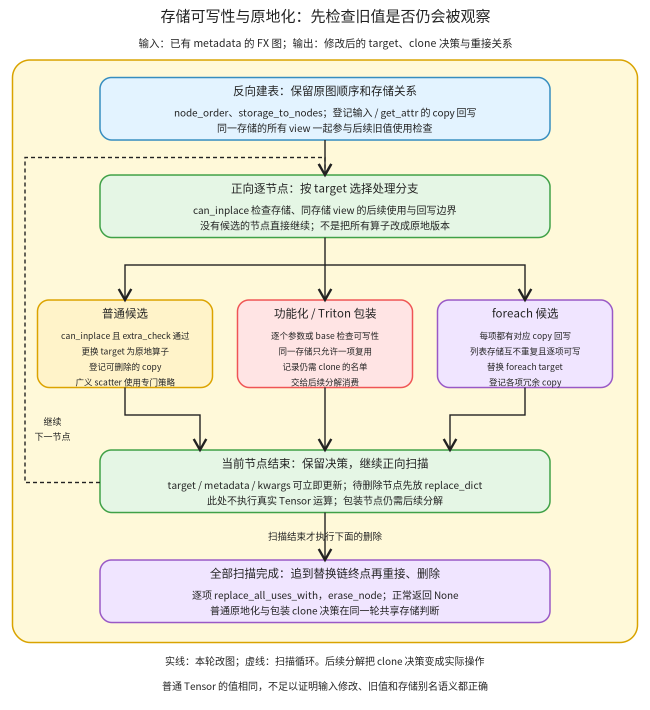
#> input picture torch/compile/inductor/assets/reinplace-storage.png, 1300 x 1420 px (shown at 1/2 size)
$ python reinplace_storage_flow.py
#> lines starting #> are read from the running program, lines starting #| are printed output that depends on the picture
"""原地化核心：反向建表、正向决策、扫描后统一删除。"""
from pathlib import Path
from html import escape
import cairosvg
from PIL import Image,ImageOps
P=Path(__file__).resolve().parent
W,H=1300,1420
a=[f'<svg xmlns="http://www.w3.org/2000/svg" width="{W}" height="{H}" viewBox="0 0 {W} {H}"><defs><marker id="arr" markerWidth="9" markerHeight="9" refX="7" refY="4" orient="auto"><path d="M0 0 L7 4 L0 8" fill="none" stroke="#222" stroke-width="1.5"/></marker></defs><rect width="1300" height="1420" fill="white"/><g font-family="Noto Sans CJK SC,sans-serif" fill="#222">']
def t(x,y,s,z=20):a.append(f'<text x="{x}" y="{y}" text-anchor="middle" font-size="{z}">{escape(s)}</text>')
def b(x,y,w,h,title,lines,fill,stroke,z=20):
 a.append(f'<rect x="{x}" y="{y}" width="{w}" height="{h}" rx="23" fill="{fill}" stroke="{stroke}" stroke-width="3"/>');t(x+w/2,y+35,title,23)
 for j,s in enumerate(lines):t(x+w/2,y+78+j*31,s,z)
def e(d,dash=False):a.append(f'<path d="{d}" fill="none" stroke="#222" stroke-width="2.8" marker-end="url(#arr)"'+(' stroke-dasharray="8 6"' if dash else '')+'/>')
t(650,43,'存储可写性与原地化：先检查旧值是否仍会被观察',30)
t(650,94,'输入：已有 metadata 的 FX 图；输出：修改后的 target、clone 决策与重接关系',21)
a.append('<rect x="25" y="120" width="1250" height="1165" rx="35" fill="#fff9d9" stroke="#d9a300" stroke-width="3"/>')
b(200,155,900,125,'反向建表：保留原图顺序和存储关系',['node_order、storage_to_nodes；登记输入 / get_attr 的 copy 回写','同一存储的所有 view 一起参与后续旧值使用检查'],'#e3f3ff','#368dc0')
b(200,350,900,125,'正向逐节点：按 target 选择处理分支',['can_inplace 检查存储、同存储 view 的后续使用与回写边界','没有候选的节点直接继续；不是把所有算子改成原地版本'],'#e5f6e5','#40a147')
b(75,600,350,175,'普通候选',['can_inplace 且 extra_check 通过','更换 target 为原地算子','登记可删除的 copy','广义 scatter 使用专门策略'],'#fff3c9','#dca300',17)
b(475,600,350,175,'功能化 / Triton 包装',['逐个参数或 base 检查可写性','同一存储只允许一项复用','记录仍需 clone 的名单','交给后续分解消费'],'#ffe4e4','#ef5555',17)
b(875,600,350,175,'foreach 候选',['每项都有对应 copy 回写','列表存储互不重复且逐项可写','替换 foreach target','登记各项冗余 copy'],'#f0e5ff','#9959c6',17)
b(200,900,900,125,'当前节点结束：保留决策，继续正向扫描',['target / metadata / kwargs 可立即更新；待删除节点先放 replace_dict','此处不执行真实 Tensor 运算；包装节点仍需后续分解'],'#e5f6e5','#40a147')
b(200,1120,900,125,'全部扫描完成：追到替换链终点再重接、删除',['逐项 replace_all_uses_with，erase_node；正常返回 None','普通原地化与包装 clone 决策在同一轮共享存储判断'],'#f0e5ff','#9959c6')
e('M650 280 V350');e('M650 475 V530 H250 V600');e('M650 530 V600');e('M650 530 H1050 V600')
e('M250 775 V830 H400 V900');e('M650 775 V900');e('M1050 775 V830 H900 V900')
e('M200 965 H50 V315 H650 V350',True);t(105,850,'继续',18);t(105,880,'下一节点',18)
e('M650 1025 V1120');t(650,1080,'扫描结束才执行下面的删除',19)
t(650,1330,'实线：本轮改图；虚线：扫描循环。后续分解把 clone 决策变成实际操作',20)
t(650,1380,'普通 Tensor 的值相同，不足以证明输入修改、旧值和存储别名语义都正确',20)
a.append('</g></svg>');svg=''.join(a);(P/'reinplace-storage.svg').write_text(svg);cairosvg.svg2png(bytestring=svg.encode(),write_to=str(P/'reinplace-storage.png'))
#> (this line was passed over: cairosvg is not available in this run)
im=Image.open(P/'reinplace-storage.png').convert('RGB');im.thumbnail((850,1000));gray=ImageOps.grayscale(im).convert('RGB');canvas=Image.new('RGB',(im.width*2,im.height),'white');canvas.paste(im,(0,0));canvas.paste(gray,(im.width,0));canvas.save(P/'reinplace-storage-review.png')
#> further down, im is the input picture: PIL image 1300x1420 RGB; mean R, G, B 238.2, 236.1, 220.8
#> after `im.thumbnail((850, 1000))`:
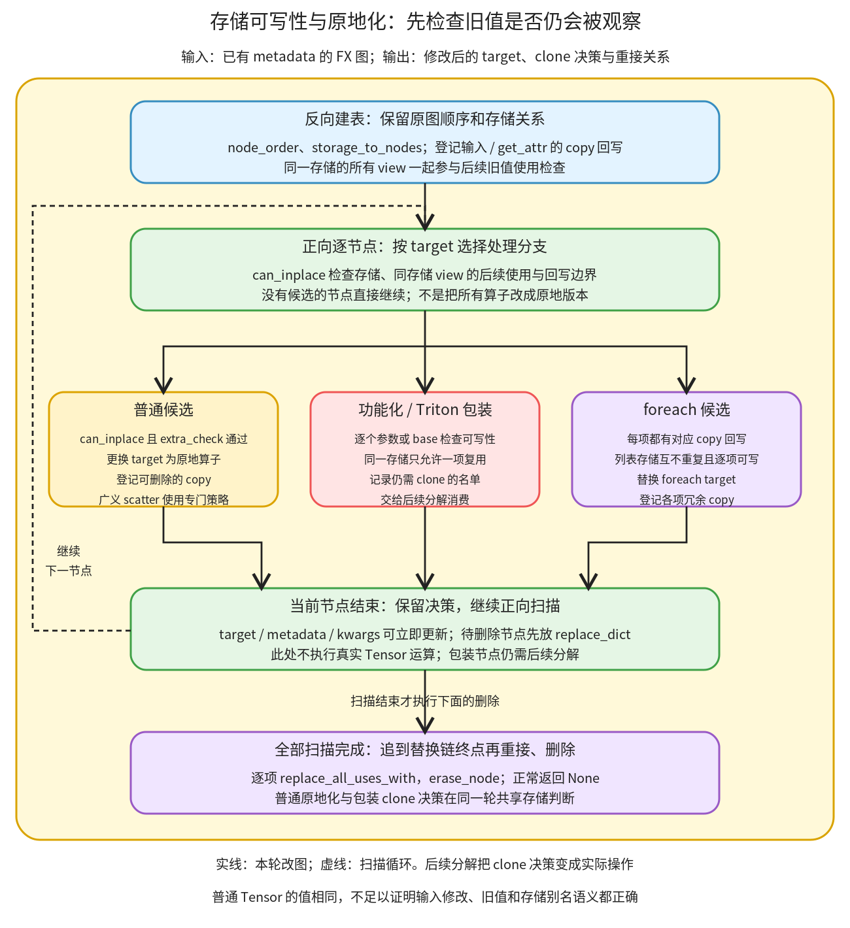
#> im: PIL image 850x928 RGB; mean R, G, B 238.1, 236.1, 220.7
#> after `gray = ImageOps.grayscale(im).convert('RGB')`:
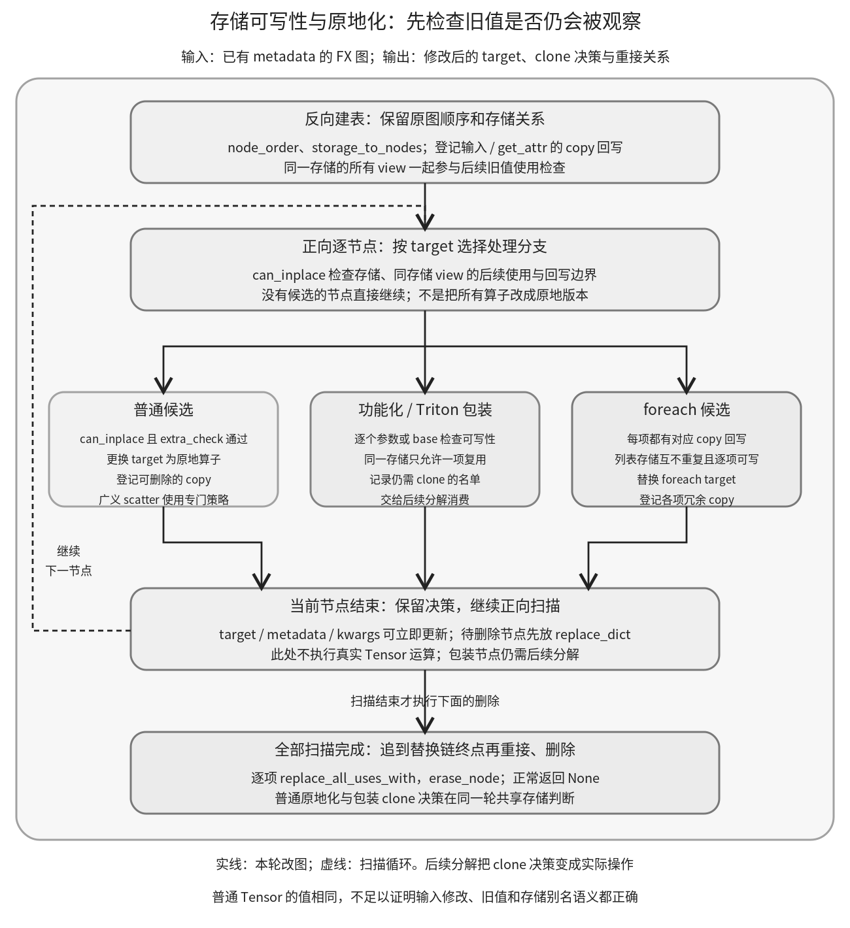
#> gray: PIL image 850x928 RGB; min 10, max 255, mean 234.9
#> after `canvas = Image.new('RGB', (im.width * 2, im.height), 'white')`: canvas: PIL image 1700x928 RGB; every value is 255
#> after `canvas.paste(im, (0, 0))`:
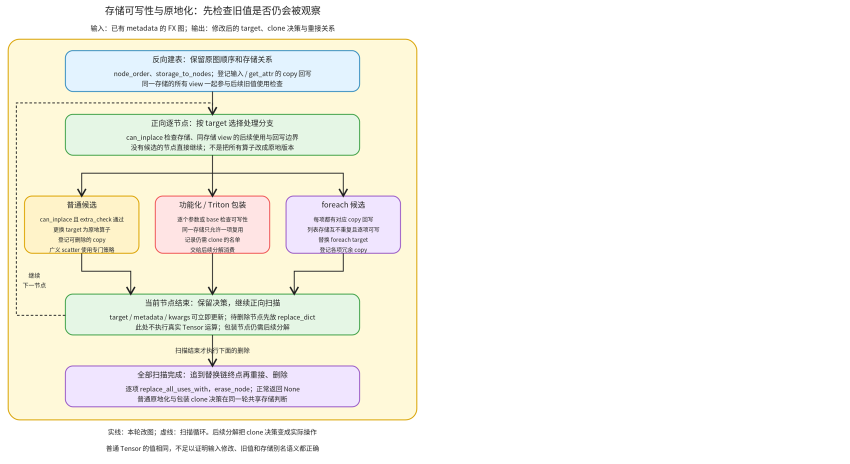
#> canvas: PIL image 1700x928 RGB (shown at 1/2 size); mean R, G, B 246.5, 245.5, 237.8
#> after `canvas.paste(gray, (im.width, 0))`:
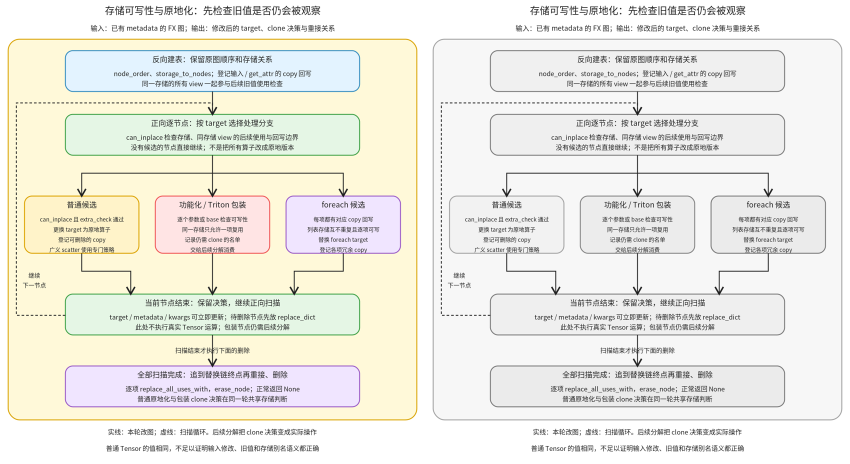
#> canvas: PIL image 1700x928 RGB (shown at 1/2 size); mean R, G, B 236.5, 235.5, 227.8

$ run again, with torch/compile/inductor/assets/algorithm-selection-review.png copied over torch/compile/inductor/assets/reinplace-storage.png
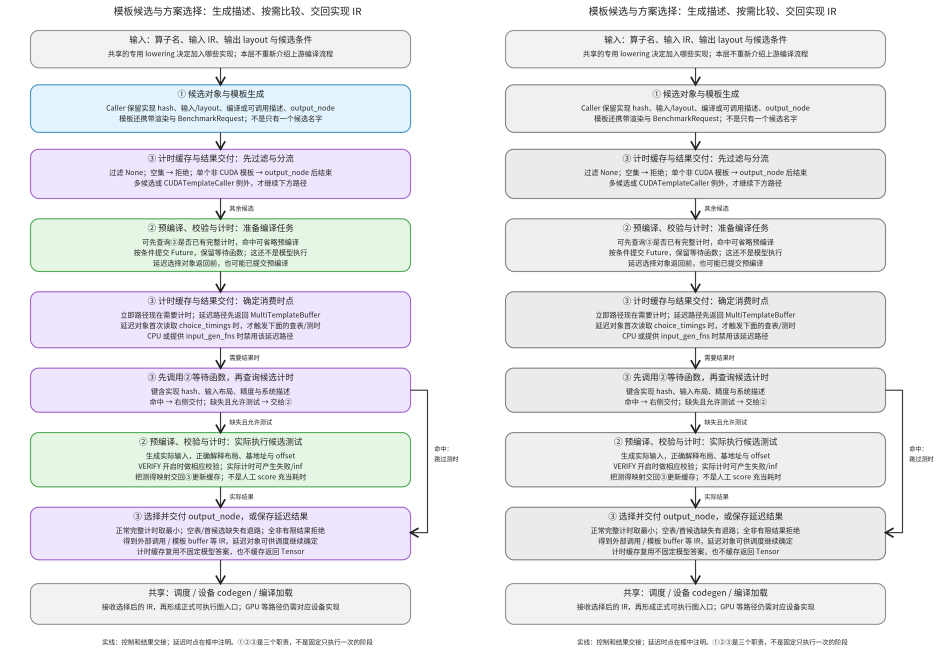
#> input picture torch/compile/inductor/assets/algorithm-selection-review.png, 1900 x 1330 px (shown at 1/2 size)
#> im is the input picture: PIL image 1900x1330 RGB; mean R, G, B 235, 235.3, 237.8
#> im: PIL image 850x595 RGB
#> `gray = ImageOps.grayscale(im).convert('RGB')`:
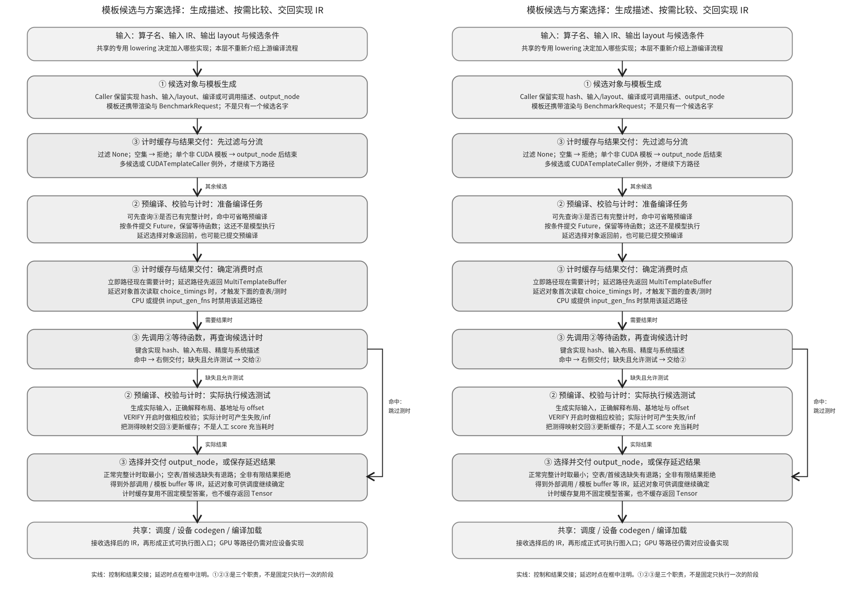
#> gray: PIL image 850x595 RGB; min 22, max 255, mean 235.4
#> canvas: PIL image 1700x595 RGB; every value is 255
#> `canvas.paste(gray, (im.width, 0))`:
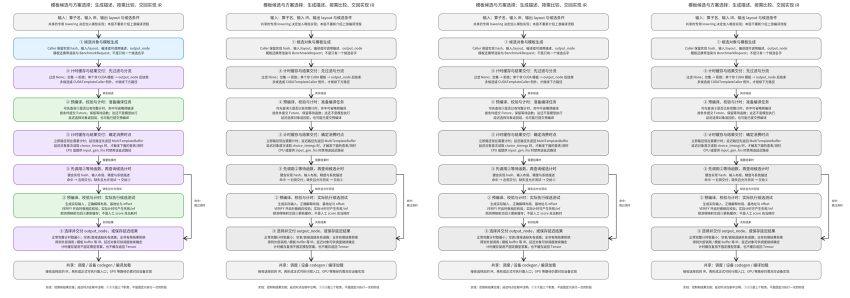
#> canvas: PIL image 1700x595 RGB (shown at 1/2 size); mean R, G, B 235.1, 235.3, 236.5

$ run again, with torch/compile/inductor/assets/backend-dispatch-review.png copied over torch/compile/inductor/assets/reinplace-storage.png
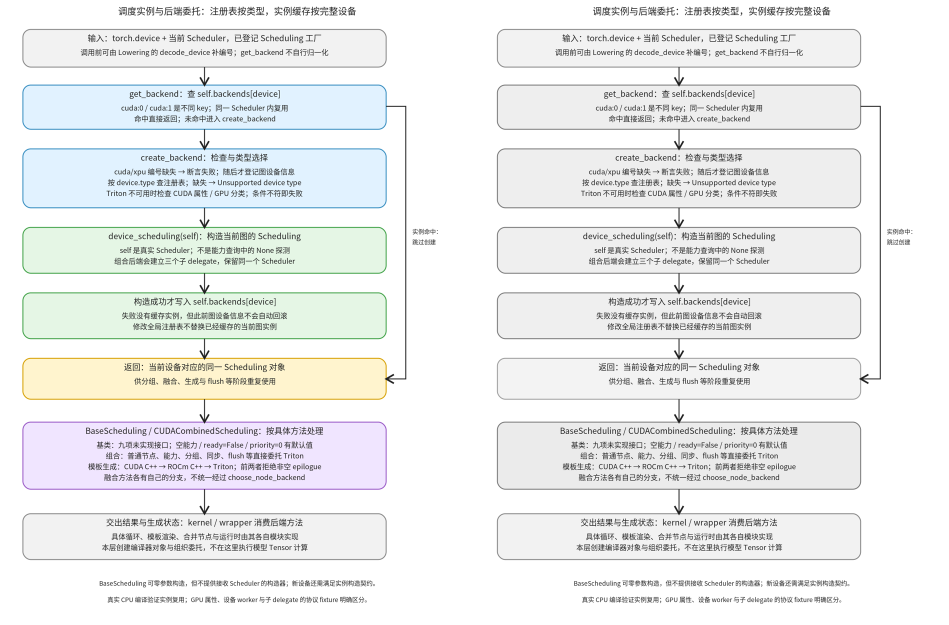
#> input picture torch/compile/inductor/assets/backend-dispatch-review.png, 1898 x 1250 px (shown at 1/2 size)
#> im is the input picture: PIL image 1898x1250 RGB; mean R, G, B 236.6, 238.1, 237.9
#> im: PIL image 850x560 RGB
#> `gray = ImageOps.grayscale(im).convert('RGB')`:
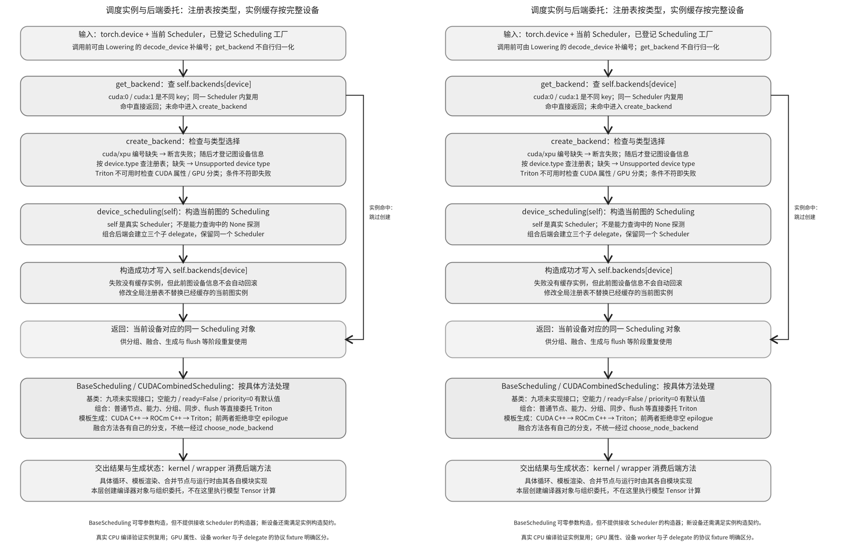
#> gray: PIL image 850x560 RGB; min 20, max 255, mean 237.5
#> canvas: PIL image 1700x560 RGB; every value is 255
#> `canvas.paste(gray, (im.width, 0))`:
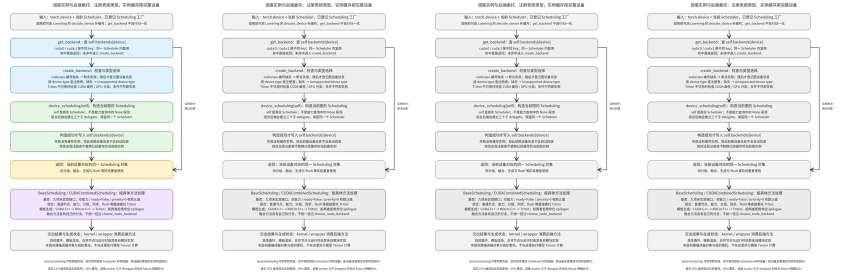
#> canvas: PIL image 1700x560 RGB (shown at 1/2 size); mean R, G, B 237, 237.8, 237.6
